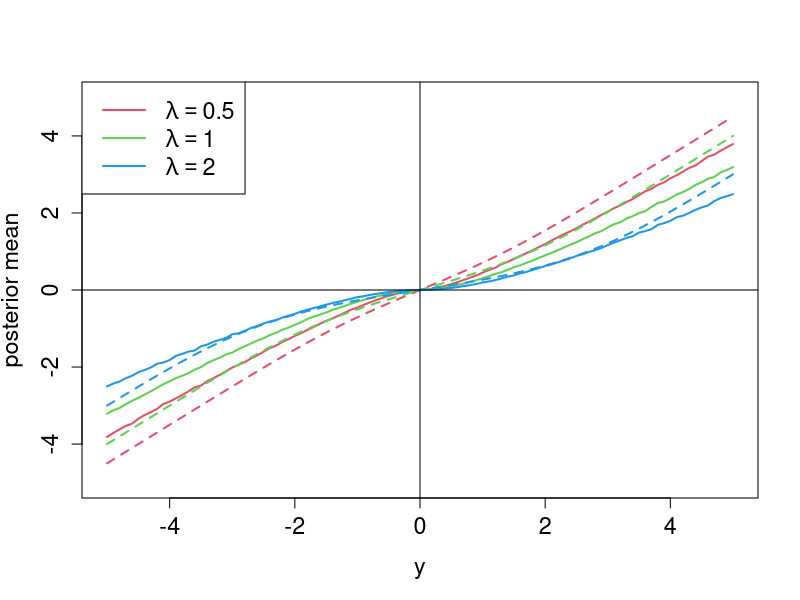

R code for this plot:
# Normal Means
# Setting: 1 parameter "theta" and 1 observation "y",
# y = theta + N(0,1)
# theta has a lasso prior

# exact WBB solution
WBB = function(w1,w2,y,lambda) (y - lambda*w2/w1*sign(y))*(lambda*w2/w1<abs(y))

# calculate "posterior mean" by WBB
post.mean = function(y,N,lambda)
{
  w1 = rexp(N)
  w2 = rexp(N)
  bootstrap = NULL 
  
  for(i in 1:N)
  {
    bootstrap[i] = WBB(w1[i],w2[i],y,lambda)
  }
  
  return(mean(bootstrap))
}

# plot posterior mean (WBB) vs. y. The actual posterior mean is 
lambda = c(0.5,1,2)
y = seq(-5,5,0.1)
post = matrix(0,nrow=length(lambda),ncol = length(y))
actual.mode = matrix(0,nrow=length(lambda),ncol = length(y))
actual.mean = matrix(0,nrow=length(lambda),ncol = length(y))

N = 10000 # bootstrap size
for(i in 1:length(lambda))
{
  for(j in 1:length(y)) 
  {
    post[i,j] = post.mean(y[j],N,lambda[i])
    actual.mode[i,j] = WBB(1,1,y[j],lambda[i])
    
    n = integrate(function(x) x*exp(-(y[j]-x)^2/2-lambda[i]*abs(x)), lower = -Inf,upper = Inf)$value
    d = integrate(function(x) exp(-(y[j]-x)^2/2-lambda[i]*abs(x)), lower = -Inf,upper = Inf)$value
    actual.mean[i,j] = n/d
  }
    
}

pdf( file="1-simple.pdf" )
plot(y,y,"n",ylab="posterior mean", cex.axis=1.4 , cex.lab=1.4)
for(i in 1:length(lambda))
{
  lines(y,post[i,],col=i+1,lwd=2)
  #lines(y,actual.mode[i,],col=i+1,lwd=2,lty=3)
  lines(y,actual.mean[i,],col=i+1,lwd=2,lty=2)
}
abline(h=0)
abline(v=0)
#legend("topleft",legend=c("lambda = 0.5","lambda = 1","lambda = 2"),
#       lwd=2,col=c(1:length(lambda)+1), cex=1.3)
legend("topleft",legend= c( expression(lambda== 0.5), expression(lambda==1), expression(lambda==2) ),
       lwd=2,col=c(1:length(lambda)+1), cex=1.4)

dev.off()
